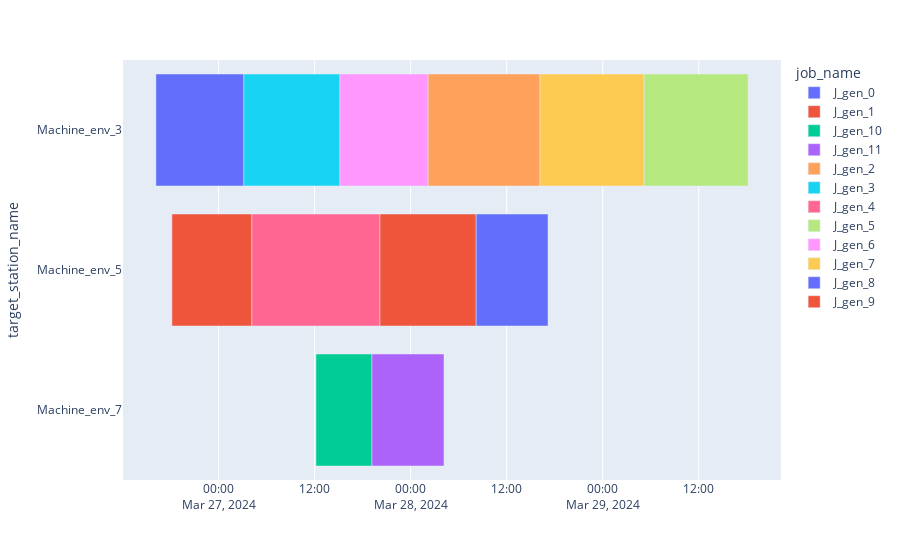

Write notebook code for a chart like this one.
### Code cell
fig = dispatcher.draw_gantt_chart(dates_to_local_tz=True, use_custom_proc_station_id=False)

### Figure 1 — Plotly figure (JSON) as saved in the notebook; plotly's stock layout.template omitted (floating-point values rounded to 4 significant figures)
{"data": [{"alignmentgroup": "True", "base": ["2024-03-26T16:10:00+01:00"], "customdata": [["J_gen_0", 0, 1, null, null, null, "P0DT7H0M0S", "P0DT4H0M0S", "P0DT11H0M0S"]], "hovertemplate": "<b>%{hovertext}</b><br><br>actual_starting_date=%{base}<br>actual_ending_date=%{x}<br>target_station_name=%{y}<br>target_station_custom_id=%{customdata[1]}<br>execution_system_custom_id=%{customdata[2]}<br>prio=%{customdata[3]}<br>planned_starting_date=%{customdata[4]}<br>planned_ending_date=%{customdata[5]}<br>proc_time=%{customdata[6]}<br>setup_time=%{customdata[7]}<br>order_time=%{customdata[8]}<extra></extra>", "hovertext": ["J_gen_0"], "legendgroup": "J_gen_0", "marker": {"color": "#636efa", "pattern": {"shape": ""}}, "name": "J_gen_0", "offsetgroup": "J_gen_0", "orientation": "h", "showlegend": true, "textposition": "auto", "type": "bar", "x": [39600000], "xaxis": "x", "y": ["Machine_env_3"], "yaxis": "y"}, {"alignmentgroup": "True", "base": ["2024-03-26T18:10:00+01:00"], "customdata": [["J_gen_1", 1, 1, null, null, null, "P0DT8H0M0S", "P0DT2H0M0S", "P0DT10H0M0S"]], "hovertemplate": "<b>%{hovertext}</b><br><br>actual_starting_date=%{base}<br>actual_ending_date=%{x}<br>target_station_name=%{y}<br>target_station_custom_id=%{customdata[1]}<br>execution_system_custom_id=%{customdata[2]}<br>prio=%{customdata[3]}<br>planned_starting_date=%{customdata[4]}<br>planned_ending_date=%{customdata[5]}<br>proc_time=%{customdata[6]}<br>setup_time=%{customdata[7]}<br>order_time=%{customdata[8]}<extra></extra>", "hovertext": ["J_gen_1"], "legendgroup": "J_gen_1", "marker": {"color": "#EF553B", "pattern": {"shape": ""}}, "name": "J_gen_1", "offsetgroup": "J_gen_1", "orientation": "h", "showlegend": true, "textposition": "auto", "type": "bar", "x": [36000000], "xaxis": "x", "y": ["Machine_env_5"], "yaxis": "y"}, {"alignmentgroup": "True", "base": ["2024-03-27T12:10:00+01:00"], "customdata": [["J_gen_10", 2, 1, null, null, null, "P0DT6H0M0S", "P0DT1H0M0S", "P0DT7H0M0S"]], "hovertemplate": "<b>%{hovertext}</b><br><br>actual_starting_date=%{base}<br>actual_ending_date=%{x}<br>target_station_name=%{y}<br>target_station_custom_id=%{customdata[1]}<br>execution_system_custom_id=%{customdata[2]}<br>prio=%{customdata[3]}<br>planned_starting_date=%{customdata[4]}<br>planned_ending_date=%{customdata[5]}<br>proc_time=%{customdata[6]}<br>setup_time=%{customdata[7]}<br>order_time=%{customdata[8]}<extra></extra>", "hovertext": ["J_gen_10"], "legendgroup": "J_gen_10", "marker": {"color": "#00cc96", "pattern": {"shape": ""}}, "name": "J_gen_10", "offsetgroup": "J_gen_10", "orientation": "h", "showlegend": true, "textposition": "auto", "type": "bar", "x": [25200000], "xaxis": "x", "y": ["Machine_env_7"], "yaxis": "y"}, {"alignmentgroup": "True", "base": ["2024-03-27T19:10:00+01:00"], "customdata": [["J_gen_11", 2, 1, null, null, null, "P0DT6H0M0S", "P0DT3H0M0S", "P0DT9H0M0S"]], "hovertemplate": "<b>%{hovertext}</b><br><br>actual_starting_date=%{base}<br>actual_ending_date=%{x}<br>target_station_name=%{y}<br>target_station_custom_id=%{customdata[1]}<br>execution_system_custom_id=%{customdata[2]}<br>prio=%{customdata[3]}<br>planned_starting_date=%{customdata[4]}<br>planned_ending_date=%{customdata[5]}<br>proc_time=%{customdata[6]}<br>setup_time=%{customdata[7]}<br>order_time=%{customdata[8]}<extra></extra>", "hovertext": ["J_gen_11"], "legendgroup": "J_gen_11", "marker": {"color": "#ab63fa", "pattern": {"shape": ""}}, "name": "J_gen_11", "offsetgroup": "J_gen_11", "orientation": "h", "showlegend": true, "textposition": "auto", "type": "bar", "x": [32400000], "xaxis": "x", "y": ["Machine_env_7"], "yaxis": "y"}, {"alignmentgroup": "True", "base": ["2024-03-28T02:10:00+01:00"], "customdata": [["J_gen_2", 0, 1, null, null, null, "P0DT6H0M0S", "P0DT8H0M0S", "P0DT14H0M0S"]], "hovertemplate": "<b>%{hovertext}</b><br><br>actual_starting_date=%{base}<br>actual_ending_date=%{x}<br>target_station_name=%{y}<br>target_station_custom_id=%{customdata[1]}<br>execution_system_custom_id=%{customdata[2]}<br>prio=%{customdata[3]}<br>planned_starting_date=%{customdata[4]}<br>planned_ending_date=%{customdata[5]}<br>proc_time=%{customdata[6]}<br>setup_time=%{customdata[7]}<br>order_time=%{customdata[8]}<extra></extra>", "hovertext": ["J_gen_2"], "legendgroup": "J_gen_2", "marker": {"color": "#FFA15A", "pattern": {"shape": ""}}, "name": "J_gen_2", "offsetgroup": "J_gen_2", "orientation": "h", "showlegend": true, "textposition": "auto", "type": "bar", "x": [50400000], "xaxis": "x", "y": ["Machine_env_3"], "yaxis": "y"}, {"alignmentgroup": "True", "base": ["2024-03-27T03:10:00+01:00"], "customdata": [["J_gen_3", 0, 1, null, null, null, "P0DT7H0M0S", "P0DT5H0M0S", "P0DT12H0M0S"]], "hovertemplate": "<b>%{hovertext}</b><br><br>actual_starting_date=%{base}<br>actual_ending_date=%{x}<br>target_station_name=%{y}<br>target_station_custom_id=%{customdata[1]}<br>execution_system_custom_id=%{customdata[2]}<br>prio=%{customdata[3]}<br>planned_starting_date=%{customdata[4]}<br>planned_ending_date=%{customdata[5]}<br>proc_time=%{customdata[6]}<br>setup_time=%{customdata[7]}<br>order_time=%{customdata[8]}<extra></extra>", "hovertext": ["J_gen_3"], "legendgroup": "J_gen_3", "marker": {"color": "#19d3f3", "pattern": {"shape": ""}}, "name": "J_gen_3", "offsetgroup": "J_gen_3", "orientation": "h", "showlegend": true, "textposition": "auto", "type": "bar", "x": [43200000], "xaxis": "x", "y": ["Machine_env_3"], "yaxis": "y"}, {"alignmentgroup": "True", "base": ["2024-03-27T04:10:00+01:00"], "customdata": [["J_gen_4", 1, 1, null, null, null, "P0DT9H0M0S", "P0DT7H0M0S", "P0DT16H0M0S"]], "hovertemplate": "<b>%{hovertext}</b><br><br>actual_starting_date=%{base}<br>actual_ending_date=%{x}<br>target_station_name=%{y}<br>target_station_custom_id=%{customdata[1]}<br>execution_system_custom_id=%{customdata[2]}<br>prio=%{customdata[3]}<br>planned_starting_date=%{customdata[4]}<br>planned_ending_date=%{customdata[5]}<br>proc_time=%{customdata[6]}<br>setup_time=%{customdata[7]}<br>order_time=%{customdata[8]}<extra></extra>", "hovertext": ["J_gen_4"], "legendgroup": "J_gen_4", "marker": {"color": "#FF6692", "pattern": {"shape": ""}}, "name": "J_gen_4", "offsetgroup": "J_gen_4", "orientation": "h", "showlegend": true, "textposition": "auto", "type": "bar", "x": [57600000], "xaxis": "x", "y": ["Machine_env_5"], "yaxis": "y"}, {"alignmentgroup": "True", "base": ["2024-03-29T05:10:00+01:00"], "customdata": [["J_gen_5", 0, 1, null, null, null, "P0DT5H0M0S", "P0DT8H0M0S", "P0DT13H0M0S"]], "hovertemplate": "<b>%{hovertext}</b><br><br>actual_starting_date=%{base}<br>actual_ending_date=%{x}<br>target_station_name=%{y}<br>target_station_custom_id=%{customdata[1]}<br>execution_system_custom_id=%{customdata[2]}<br>prio=%{customdata[3]}<br>planned_starting_date=%{customdata[4]}<br>planned_ending_date=%{customdata[5]}<br>proc_time=%{customdata[6]}<br>setup_time=%{customdata[7]}<br>order_time=%{customdata[8]}<extra></extra>", "hovertext": ["J_gen_5"], "legendgroup": "J_gen_5", "marker": {"color": "#B6E880", "pattern": {"shape": ""}}, "name": "J_gen_5", "offsetgroup": "J_gen_5", "orientation": "h", "showlegend": true, "textposition": "auto", "type": "bar", "x": [46800000], "xaxis": "x", "y": ["Machine_env_3"], "yaxis": "y"}, {"alignmentgroup": "True", "base": ["2024-03-27T15:10:00+01:00"], "customdata": [["J_gen_6", 0, 1, null, null, null, "P0DT8H0M0S", "P0DT3H0M0S", "P0DT11H0M0S"]], "hovertemplate": "<b>%{hovertext}</b><br><br>actual_starting_date=%{base}<br>actual_ending_date=%{x}<br>target_station_name=%{y}<br>target_station_custom_id=%{customdata[1]}<br>execution_system_custom_id=%{customdata[2]}<br>prio=%{customdata[3]}<br>planned_starting_date=%{customdata[4]}<br>planned_ending_date=%{customdata[5]}<br>proc_time=%{customdata[6]}<br>setup_time=%{customdata[7]}<br>order_time=%{customdata[8]}<extra></extra>", "hovertext": ["J_gen_6"], "legendgroup": "J_gen_6", "marker": {"color": "#FF97FF", "pattern": {"shape": ""}}, "name": "J_gen_6", "offsetgroup": "J_gen_6", "orientation": "h", "showlegend": true, "textposition": "auto", "type": "bar", "x": [39600000], "xaxis": "x", "y": ["Machine_env_3"], "yaxis": "y"}, {"alignmentgroup": "True", "base": ["2024-03-28T16:10:00+01:00"], "customdata": [["J_gen_7", 0, 1, null, null, null, "P0DT6H0M0S", "P0DT7H0M0S", "P0DT13H0M0S"]], "hovertemplate": "<b>%{hovertext}</b><br><br>actual_starting_date=%{base}<br>actual_ending_date=%{x}<br>target_station_name=%{y}<br>target_station_custom_id=%{customdata[1]}<br>execution_system_custom_id=%{customdata[2]}<br>prio=%{customdata[3]}<br>planned_starting_date=%{customdata[4]}<br>planned_ending_date=%{customdata[5]}<br>proc_time=%{customdata[6]}<br>setup_time=%{customdata[7]}<br>order_time=%{customdata[8]}<extra></extra>", "hovertext": ["J_gen_7"], "legendgroup": "J_gen_7", "marker": {"color": "#FECB52", "pattern": {"shape": ""}}, "name": "J_gen_7", "offsetgroup": "J_gen_7", "orientation": "h", "showlegend": true, "textposition": "auto", "type": "bar", "x": [46800000], "xaxis": "x", "y": ["Machine_env_3"], "yaxis": "y"}, {"alignmentgroup": "True", "base": ["2024-03-28T08:10:00+01:00"], "customdata": [["J_gen_8", 1, 1, null, null, null, "P0DT8H0M0S", "P0DT1H0M0S", "P0DT9H0M0S"]], "hovertemplate": "<b>%{hovertext}</b><br><br>actual_starting_date=%{base}<br>actual_ending_date=%{x}<br>target_station_name=%{y}<br>target_station_custom_id=%{customdata[1]}<br>execution_system_custom_id=%{customdata[2]}<br>prio=%{customdata[3]}<br>planned_starting_date=%{customdata[4]}<br>planned_ending_date=%{customdata[5]}<br>proc_time=%{customdata[6]}<br>setup_time=%{customdata[7]}<br>order_time=%{customdata[8]}<extra></extra>", "hovertext": ["J_gen_8"], "legendgroup": "J_gen_8", "marker": {"color": "#636efa", "pattern": {"shape": ""}}, "name": "J_gen_8", "offsetgroup": "J_gen_8", "orientation": "h", "showlegend": true, "textposition": "auto", "type": "bar", "x": [32400000], "xaxis": "x", "y": ["Machine_env_5"], "yaxis": "y"}, {"alignmentgroup": "True", "base": ["2024-03-27T20:10:00+01:00"], "customdata": [["J_gen_9", 1, 1, null, null, null, "P0DT9H0M0S", "P0DT3H0M0S", "P0DT12H0M0S"]], "hovertemplate": "<b>%{hovertext}</b><br><br>actual_starting_date=%{base}<br>actual_ending_date=%{x}<br>target_station_name=%{y}<br>target_station_custom_id=%{customdata[1]}<br>execution_system_custom_id=%{customdata[2]}<br>prio=%{customdata[3]}<br>planned_starting_date=%{customdata[4]}<br>planned_ending_date=%{customdata[5]}<br>proc_time=%{customdata[6]}<br>setup_time=%{customdata[7]}<br>order_time=%{customdata[8]}<extra></extra>", "hovertext": ["J_gen_9"], "legendgroup": "J_gen_9", "marker": {"color": "#EF553B", "pattern": {"shape": ""}}, "name": "J_gen_9", "offsetgroup": "J_gen_9", "orientation": "h", "showlegend": true, "textposition": "auto", "type": "bar", "x": [43200000], "xaxis": "x", "y": ["Machine_env_5"], "yaxis": "y"}], "layout": {"autosize": true, "barmode": "overlay", "legend": {"title": {"text": "job_name"}, "tracegroupgap": 0}, "margin": {"t": 60}, "xaxis": {"anchor": "y", "autorange": true, "domain": [0, 1], "range": ["2024-03-26 12:03:20", "2024-03-29 22:16:40"], "type": "date"}, "yaxis": {"anchor": "x", "autorange": true, "domain": [0, 1], "range": [2.5, -0.5], "title": {"text": "target_station_name"}, "type": "category"}}}
